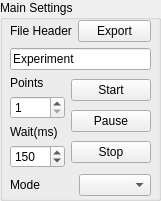
   <widget class="QGroupBox" name="groupBoxExprimentMainSettings">
    <property name="geometry">
     <rect>
      <x>10</x>
      <y>220</y>
      <width>161</width>
      <height>201</height>
     </rect>
    </property>
    <property name="title">
     <string>Main Settings</string>
    </property>
    <widget class="QWidget" name="layoutWidget">
     <property name="geometry">
      <rect>
       <x>10</x>
       <y>20</y>
       <width>141</width>
       <height>177</height>
      </rect>
     </property>
     <layout class="QVBoxLayout" name="verticalLayout_7">
      <item>
       <layout class="QVBoxLayout" name="verticalLayout_3">
        <item>
         <layout class="QHBoxLayout" name="horizontalLayout_7">
          <item>
           <widget class="QLabel" name="labelExperimentFileHeader">
            <property name="text">
             <string>File Header</string>
            </property>
           </widget>
          </item>
          <item>
           <widget class="QPushButton" name="pushButtonExport">
            <property name="text">
             <string>Export</string>
            </property>
           </widget>
          </item>
         </layout>
        </item>
        <item>
         <widget class="QLineEdit" name="lineEditFileHeader">
          <property name="text">
           <string>Experiment</string>
          </property>
         </widget>
        </item>
       </layout>
      </item>
      <item>
       <layout class="QHBoxLayout" name="horizontalLayout_8">
        <item>
         <layout class="QVBoxLayout" name="verticalLayout_5">
          <item>
           <widget class="QLabel" name="labelExperimentAverageOfPoints">
            <property name="text">
             <string>Points</string>
            </property>
           </widget>
          </item>
          <item>
           <widget class="QSpinBox" name="spinBoxAverageOfPoints">
            <property name="minimum">
             <number>1</number>
            </property>
            <property name="maximum">
             <number>20</number>
            </property>
            <property name="value">
             <number>1</number>
            </property>
           </widget>
          </item>
          <item>
           <widget class="QLabel" name="labelWait">
            <property name="text">
             <string>Wait(ms)</string>
            </property>
           </widget>
          </item>
          <item>
           <widget class="QSpinBox" name="spinBoxWait">
            <property name="maximum">
             <number>500</number>
            </property>
            <property name="value">
             <number>150</number>
            </property>
           </widget>
          </item>
         </layout>
        </item>
        <item>
         <layout class="QVBoxLayout" name="verticalLayout_4">
          <item>
           <widget class="QPushButton" name="pushButtonStart">
            <property name="text">
             <string>Start</string>
            </property>
           </widget>
          </item>
          <item>
           <widget class="QPushButton" name="pushButtonPause">
            <property name="text">
             <string>Pause</string>
            </property>
           </widget>
          </item>
          <item>
           <widget class="QPushButton" name="pushButtonStop">
            <property name="text">
             <string>Stop</string>
            </property>
           </widget>
          </item>
         </layout>
        </item>
       </layout>
      </item>
      <item>
       <layout class="QHBoxLayout" name="horizontalLayout_4">
        <item>
         <widget class="QLabel" name="labelExperimentMode">
          <property name="text">
           <string>Mode</string>
          </property>
         </widget>
        </item>
        <item>
         <widget class="QComboBox" name="comboBoxExperimentMode"/>
        </item>
       </layout>
      </item>
     </layout>
    </widget>
   </widget>
